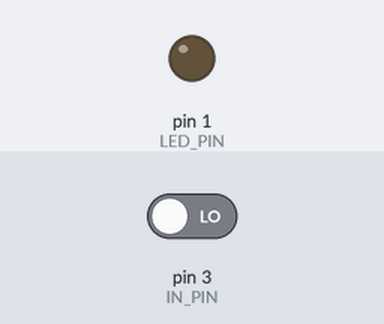
This sketch was run on a simulated Arduino Uno, built with avr-gcc and run on an emulated ATmega328P. Parts: output pins drawn as LEDs (lit = HIGH). Dashed ring = blinking. The test bench sets the inputs (shaded band); at power-on: pin 3 (IN_PIN) LOW.

Above: at 1.2 s.
1.3 s: pin 3 (IN_PIN) driven HIGH
At 2.8 s:
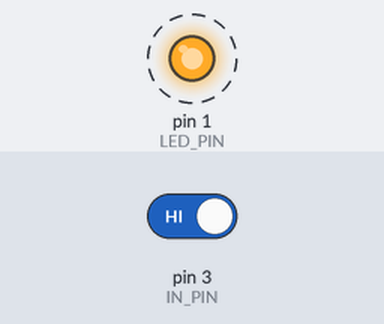
Timing chart, 0 to 55.6 s (numbered marks = the images above; inputs shaded):
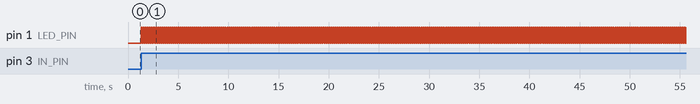

Measured:
- after the input at 1.3 s, pin 1 (LED_PIN): alternates HIGH for 0.02 s and LOW for 0.02 s, starting at once

The sketch:

infraredTinyOne.ino
```cpp
/**
    Infrared Action (Transmitter) - Mission Possible MK2
    Ward Melville HS Science Olympiad - Team A - 2017-2018
    infraredTinyOne.ino
    Purpose: Sends a continuous stream of 50 millisecond pulses separated by 50 milliseconds using an infrared LED.

    @author David Cutting
    @version 1.1 1/26/2018
*/

// Definitions for microcontroller pin numbers
const int IN_PIN = 3;
const int LED_PIN = 1;

// Variables for states of the pins
bool inState = LOW;
bool outState = LOW;

// Variables and constants for the debounce code
unsigned int counter = 0;
const int DEBOUNCE_COUNT = 50;
long time = 0;

void setup() {
  // Set the microcontroller pins as either inputs or outputs
  pinMode(IN_PIN, INPUT);
  pinMode(LED_PIN, OUTPUT);
  digitalWrite(LED_PIN, LOW);
}

void loop() {
  if(digitalRead(IN_PIN)) {
    digitalWrite(LED_PIN, HIGH);
    delay(20);
    digitalWrite(LED_PIN, LOW);
    delay(20);
  }

}
```
